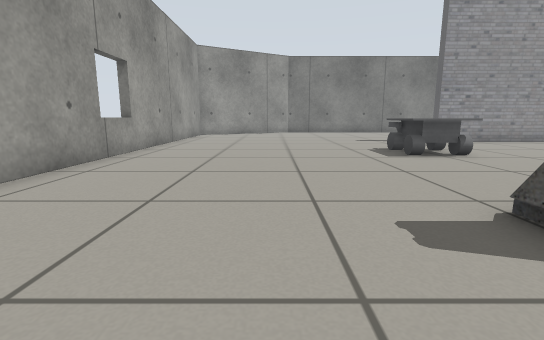
view 1 (above)

18 first-person views from a walk through a robot-simulator world made for Gazebo. The camera is 0.5 m above the floor, tilts 10° down and sees 85° across. Floor lines are 1 m apart. The floor is counted in squares, 0.5 m on a side. Each view is taken from the middle of a square. On the plan, view 1 faces up. The plan holds only what a view shows up to about 12 squares ahead; the rest is blank. Simple shapes stand in for some stock models. Some surface patterns are stand-ins.

view 2
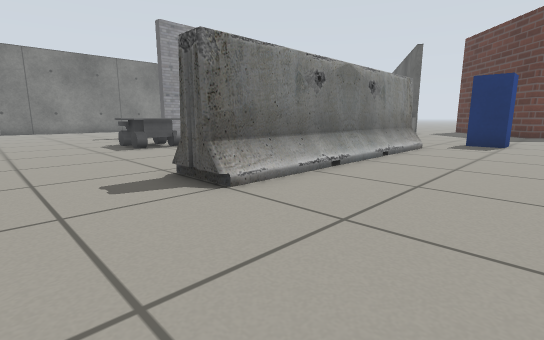

view 3
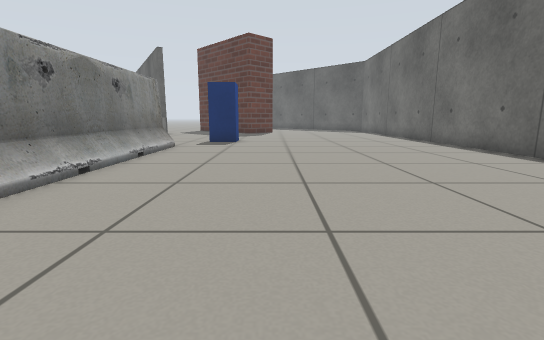

view 4
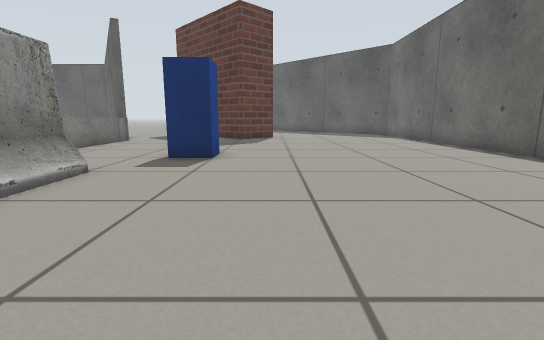

view 5
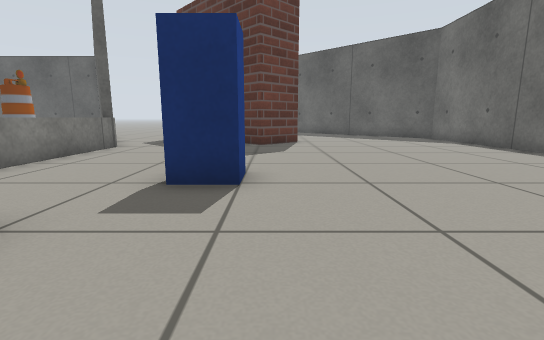

view 6
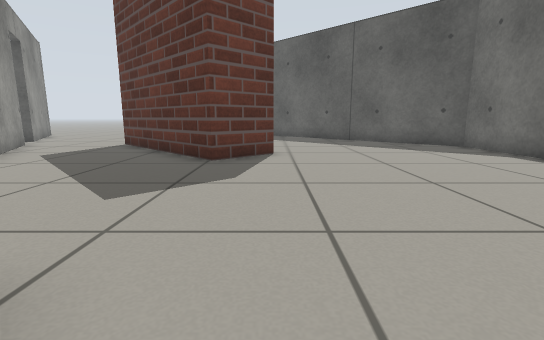

view 7
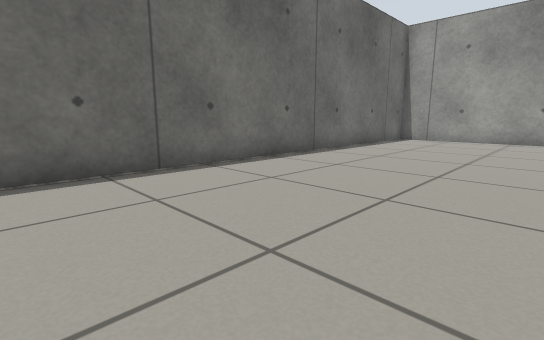

view 8
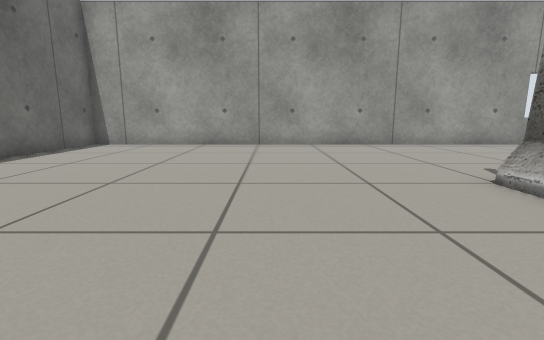

view 9
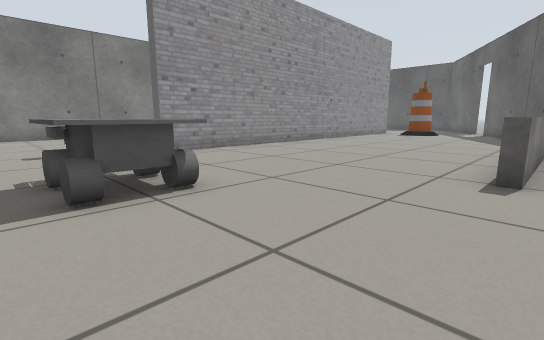

view 10
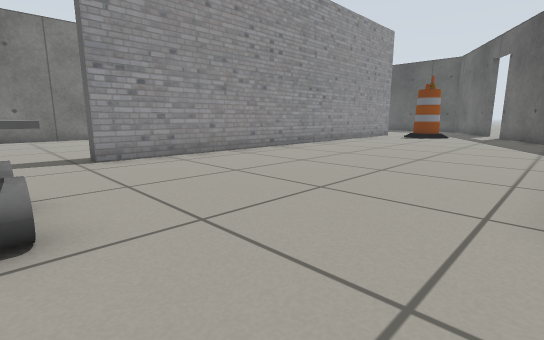

view 11
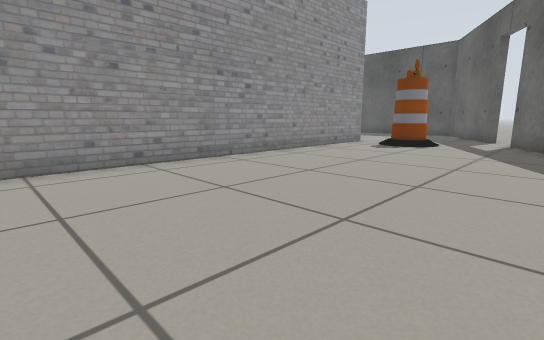

view 12
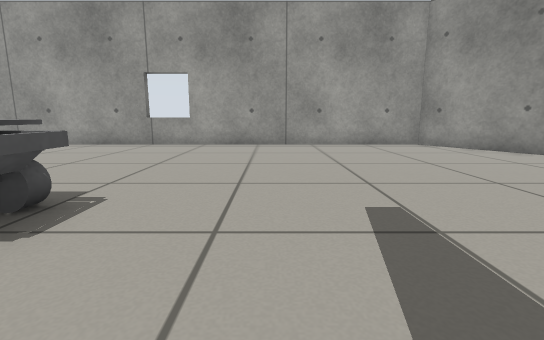

view 13
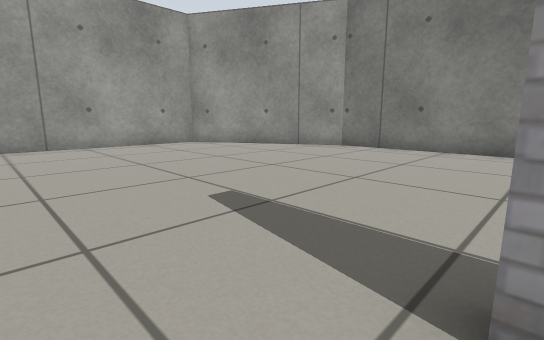

view 14
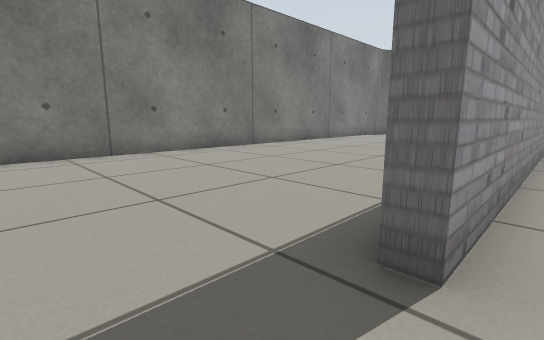

view 15
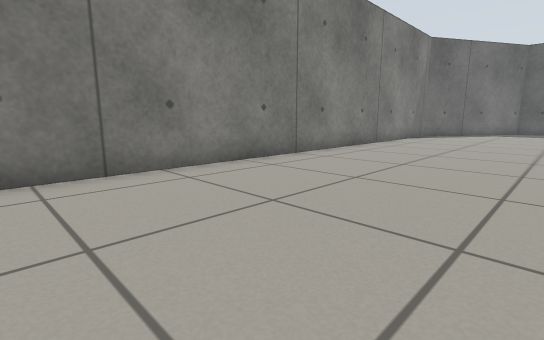

view 16
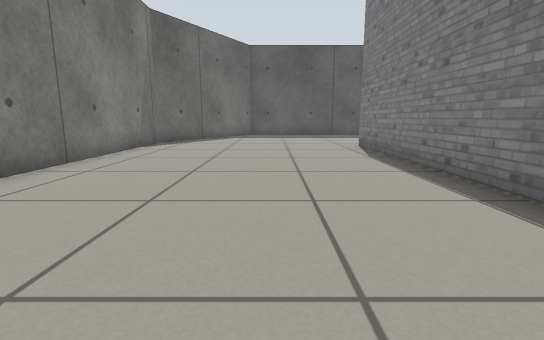

view 17
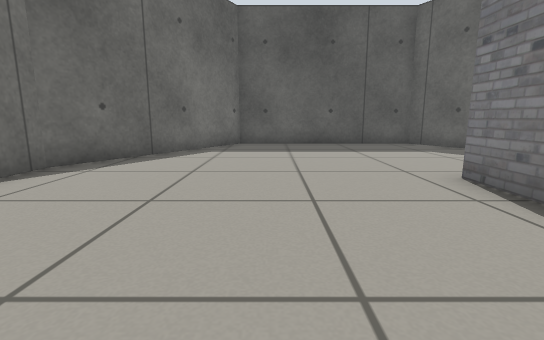

view 18
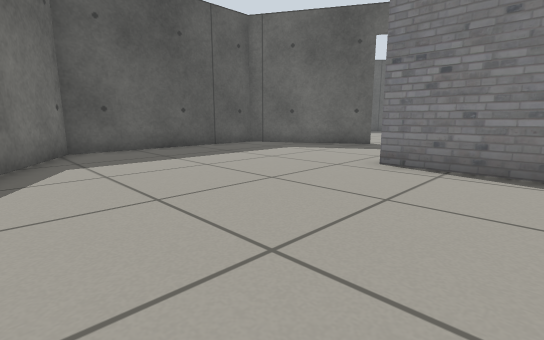

### Floor plan
Points are (right, up) in squares from view 1. A wall is a line through its corners. A room is listed if a view was taken in it or the views show most of it. See-through windows are left out.
Room 1 (views 1, 2, 3, 4, 5, 6, 7, 8, 9, 10, 11, 12, 13, 14, 15, 16, 17, 18)
walls: (14.2, 12.8) (21.9, 12.8); (18, 4.6) (22.9, 7.4); (21.5, 12.4) (6.9, 12.4) (6.9, 12.9); (24.4, 8.3) (28.6, 10.7) (28.6, 17.2) (22.9, 20.5) (1.1, 20.5) (-4.2, 17.5) (-4.2, -8.7) (22.3, -8.7)
low walls: (11.5, 4.4) (8.2, 4.4); (18.4, 4.4) (13.9, 4.4)
ways out: opening at (21.5, 3.5); opening at (21.8, -5); open door at (23, 7); open door at (24, 8)
objects: barrier (3, 2) to (10, 3); other object (4, 8) to (5, 10); postbox (13, 0); barrel (21, 10) to (22, 11)

Where each view was taken, in squares from view 1:
view 1: 0 up, 0 right, facing up
view 2: 2 down, 0 right, facing up-right
view 3: 2 down, 0 right, facing right
view 4: 2 down, 5 right, facing right
view 5: 1 down, 8 right, facing right
view 6: 2 down, 12 right, facing right
view 7: 3 down, 10 right, facing down-left
view 8: 2 down, 7 right, facing left
view 9: 4 up, 3 right, facing up-right
view 10: 5 up, 5 right, facing up-right
view 11: 6 up, 10 right, facing up-right
view 12: 12 up, 7 right, facing left
view 13: 11 up, 7 right, facing up-left
view 14: 12 up, 5 right, facing up-right
view 15: 15 up, 6 right, facing up-right
view 16: 16 up, 11 right, facing right
view 17: 16 up, 17 right, facing right
view 18: 19 up, 19 right, facing down-right
